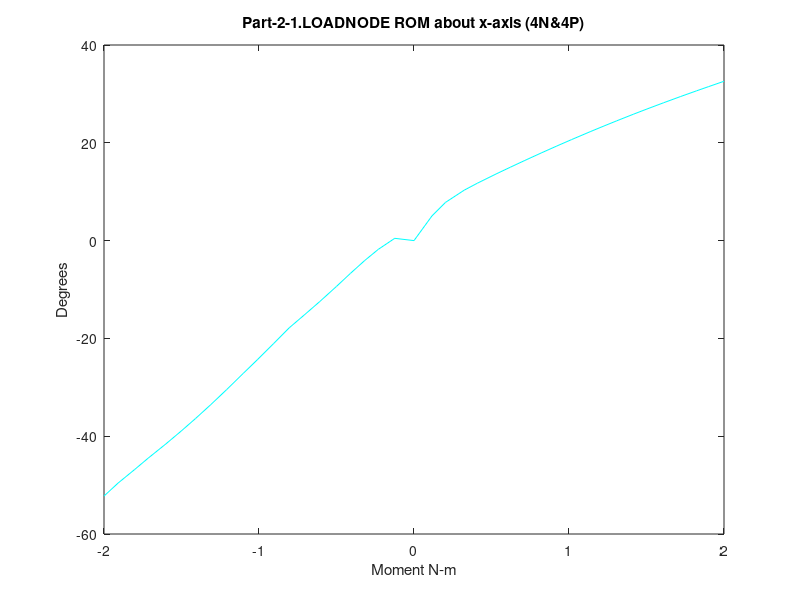

Recreate this plot in MATLAB. (Note: this script raises an error after producing the figure.)
%% Range of  motion for model4_APslide_NoTether
%% Part-2-1.LOADNODE
% extension (4N) data converted to degrees
ta=[2 2.0622 2.11523 2.15852 2.20492 2.25001 2.30364 2.35417 2.40231 2.45225 2.50547 2.55011 2.60474 2.65523 2.70472 2.7507 2.80007 2.85772 2.90074 2.95442 3];
ur1a=(180/pi)*(0.0525221+[-0.0525221 -0.0444131 -0.0838129 -0.123149 -0.169378 -0.216018 -0.269726 -0.318216 -0.363618 -0.419368 -0.477906 -0.525719 -0.584766 -0.637689 -0.687553 -0.732025 -0.777912 -0.829208 -0.869202 -0.917826 -0.964296 ]);
ur2a=(180/pi)*(0.00089585+[-0.00089585 0.0281175 0.0296708 0.0281913 0.0263392 0.0244655 0.0214618 0.0180628 0.0145265 0.0109397 0.00719127 0.00485292 0.00229888 0.00019592 -0.00224577 -0.00438859 -0.00615951 -0.0077957 -0.00908722 -0.00970257 -0.0112619 ]);
ur3a=(180/pi)*(-0.0159204+[0.0159204 0.0354641 0.038931 0.0397884 0.040604 0.0413561 0.0413529 0.0408052 0.0404514 0.0403235 0.0402685 0.0408958 0.0420736 0.0434765 0.0444602 0.045331 0.0463052 0.0481454 0.0495971 0.0515331 0.0526283 ]);

% flexion (4P) data converted to degrees
tb=[2 2.05816 2.10161 2.16188 2.20417 2.26497 2.3108 2.35767 2.41039 2.46048 2.50857 2.57039 2.61266 2.65395 2.70851 2.75122 2.8056 2.85917 2.91124 2.95071 3];
ur1b=(180/pi)*(0.0525221+[-0.0525221 0.0358731 0.0838473 0.127409 0.152215 0.185385 0.209455 0.233634 0.260269 0.284997 0.308134 0.337158 0.356483 0.375004 0.39888 0.417065 0.43965 0.461407 0.481957 0.497237 0.516139]);
ur2b=(180/pi)*(0.00089585+[-0.00089585 0.0332819 0.0377591 0.0385747 0.038983 0.0396495 0.0401212 0.0405385 0.0412506 0.0419628 0.0425588 0.043154 0.0435407 0.0439191 0.0444762 0.0449083 0.0454366 0.0459777 0.0464919 0.0468618 0.0473423]);
ur3b=(180/pi)*(-0.0159204+[0.0159204 0.0375739 0.0392518 0.0376537 0.0366216 0.0353229 0.0343628 0.0333753 0.0324004 0.0315029 0.0307506 0.0301655 0.0297731 0.0293686 0.0287609 0.0283322 0.0277944 0.0273622 0.026928 0.0266089 0.0262465]);

% lateral bending (5N) data converted to degrees
ta5=[2 2.05499 2.11058 2.15172 2.20834 2.25612 2.30683 2.35072 2.41079 2.45523 2.50106 2.56286 2.60735 2.66025 2.72359 2.75684 2.81029 2.87442 2.90649 2.98666 3];
ur1a5=(180/pi)*(0.0525221+[-0.0525221 -0.00865347 0.00219833 0.00134605 -0.00790113 -0.0193612 -0.0353576 -0.0510266 -0.0723298 -0.0864142 -0.0985525 -0.112223 -0.120433 -0.129542 -0.1398 -0.145083 -0.153352 -0.162861 -0.167507 -0.178749 -0.18057]);
ur2a5=(180/pi)*(0.00089585+[-0.00089585 -0.00171948 -0.0334919 -0.0555987 -0.0842711 -0.107633 -0.132122 -0.152775 -0.179494 -0.197173 -0.21328 -0.232574 -0.245045 -0.259 -0.274754 -0.282754 -0.295162 -0.309465 -0.316424 -0.333385 -0.336162]);
ur3a5=(180/pi)*(-0.0159204+[0.0159204 0.00875008 -0.0194972 -0.0381967 -0.0608282 -0.0777352 -0.0943524 -0.107847 -0.124804 -0.135378 -0.144628 -0.155494 -0.162464 -0.170245 -0.178969 -0.183385 -0.190061 -0.197512 -0.201076 -0.209505 -0.21087 ]);

% lateral bending (5P) data converted to degrees
tb5=[2 2.05816 2.1053 2.16112 2.20014 2.26066 2.3058 2.3555 2.40111 2.45779 2.5144 2.55097 2.6021 2.65706 2.70343 2.76727 2.80028 2.85535 2.90823 2.95284 3];
ur1b5=(180/pi)*(0.0525221+[-0.0525221 -0.00359012 0.00477857 0.000445718 -0.0082069 -0.0263352 -0.041738 -0.0586573 -0.0739877 -0.0915849 -0.106445 -0.114218 -0.123438 -0.132107 -0.139008 -0.148093 -0.152754 -0.160216 -0.167139 -0.172932 -0.178938]);
ur2b5=(180/pi)*(0.00089585+[-0.00089585 0.0634031 0.0963941 0.128284 0.149181 0.180239 0.202526 0.225789 0.246047 0.268315 0.28703 0.297432 0.310347 0.323298 0.333719 0.347404 0.354345 0.365618 0.376104 0.384702 0.393567 ]);
ur3b5=(180/pi)*(-0.0159204+[0.0159204 0.0642136 0.0930365 0.120038 0.13715 0.161798 0.178548 0.195432 0.209608 0.224229 0.236475 0.243201 0.251081 0.258864 0.264995 0.272803 0.2766 0.28254 0.287992 0.292438 0.296955]);

% axial roation (6N) data converted to degrees.
ta6=[2 2.05499 2.10192 2.15388 2.20807 2.25585 2.30786 2.36346 2.40295 2.45178 2.50023 2.56364 2.61714 2.65515 2.70515 2.75515 2.80515 2.85515 2.92702 2.96921 3];
ur1a6=(180/pi)*(0.0525221+[-0.0525221 -0.00671959 0.0109293 0.0253689 0.033499 0.0366984 0.0390046 0.0412937 0.0427671 0.0445907 0.0465704 0.0495097 0.0520588 0.053949 0.0565337 0.0593173 0.0622596 0.0652914 0.0699288 0.072807 0.0749379 ]);
ur2a6=(180/pi)*(0.00089585+[-0.00089585 0.00247062 -0.0172998 -0.0377214 -0.0539048 -0.0669252 -0.0803321 -0.0933674 -0.101865 -0.111603 -0.120466 -0.131325 -0.13987 -0.145604 -0.152735 -0.159414 -0.165613 -0.17141 -0.179201 -0.183476 -0.186473]);
ur3a6=(180/pi)*(-0.0159204+[0.0159204 0.00119272 -0.0292702 -0.0614841 -0.0870901 -0.106449 -0.125848 -0.144957 -0.157464 -0.172161 -0.18598 -0.20317 -0.217059 -0.226567 -0.238678 -0.250434 -0.261809 -0.272795 -0.288171 -0.297008 -0.303389 ]);

% axial rotation (6P) data converted to degrees
tb6=[2 2.05499 2.11058 2.16207 2.20435 2.25007 2.30324 2.36036 2.40263 2.45125 2.50837 2.56869 2.60135 2.66917 2.7073 2.76599 2.81551 2.85069 2.90069 2.95128 3];
ur1b6=(180/pi)*(0.0525221+[-0.0525221 -0.00380002 0.0163064 0.0272545 0.0320412 0.034476 0.0361801 0.0374508 0.0386166 0.0403115 0.0427734 0.0456797 0.0473258 0.0510085 0.053132 0.0565012 0.0593304 0.0613523 0.0643178 0.0674866 0.0707004 ]);
ur2b6=(180/pi)*(0.00089585+[-0.00089585 0.0553874 0.0878679 0.108176 0.122206 0.136104 0.151078 0.16651 0.17687 0.187712 0.199025 0.209847 0.21525 0.225622 0.231041 0.238641 0.244575 0.248584 0.25402 0.25935 0.264195]);
ur3b6=(180/pi)*(-0.0159204+[0.0159204 0.0675945 0.109449 0.140964 0.163684 0.185247 0.207613 0.228348 0.242413 0.257536 0.274059 0.290386 0.29873 0.31526 0.324172 0.337324 0.347969 0.355324 0.365533 0.375679 0.38524  ]);

%% Part-2-1.N-C4-EP
% extension (4N) data converted to degrees
tc=[2 2.0622 2.11523 2.15852 2.20492 2.25001 2.30364 2.35417 2.40231 2.45225 2.50547 2.55011 2.60474 2.65523 2.70472 2.7507 2.80007 2.85772 2.90074 2.95442 3 ];
ur1c=(180/pi)*(0.0602939+[-0.0602939 -0.0561754 -0.0877524 -0.120084 -0.159018 -0.198623 -0.245455 -0.287918 -0.327048 -0.376333 -0.428597 -0.471423 -0.524439 -0.572349 -0.617699 -0.658198 -0.700043 -0.746927 -0.783714 -0.82839 -0.871722]);
ur2c=(180/pi)*(0.000935298+[-0.000935298 0.0282657 0.0312199 0.031405 0.0311236 0.0304302 0.0287836 0.0266788 0.0245565 0.0225339 0.0203662 0.0192282 0.0179618 0.016942 0.0153793 0.0138368 0.0125797 0.0114878 0.0105364 0.0103184 0.00899868 ]);
ur3c=(180/pi)*(-0.0128683+[0.0128683 0.0321337 0.0361572 0.0377121 0.0390119 0.0398412 0.03997 0.0395314 0.0392759 0.0391157 0.0389561 0.0393777 0.0401707 0.0411699 0.0417266 0.0421533 0.0426151 0.0438233 0.0447422 0.0459558 0.0464374  ]);

% flexion (4P) data converted to degrees
td=[2 2.05816 2.10161 2.16188 2.20417 2.26497 2.3108 2.35767 2.41039 2.46048 2.50857 2.57039 2.61266 2.65395 2.70851 2.75122 2.8056 2.85917 2.91124 2.95071 3];
ur1d=(180/pi)*(0.0602939+[-0.0602939 0.00875401 0.0501384 0.0844482 0.102905 0.127239 0.144791 0.162494 0.181983 0.200113 0.217113 0.238388 0.252621 0.266299 0.283932 0.297379 0.314131 0.330266 0.345606 0.357061 0.371303]);
ur2d=(180/pi)*(0.000935298+[-0.000935298 0.0316729 0.0355253 0.0356811 0.0357456 0.0360001 0.0362097 0.0364053 0.0368822 0.0373832 0.0377821 0.0380963 0.0382974 0.0385115 0.0388879 0.03918 0.0395468 0.0399119 0.0402957 0.0405778 0.0409348]);
ur3d=(180/pi)*(-0.0128683+[0.0128683 0.0339017 0.0355695 0.0339839 0.0330291 0.0318948 0.0310985 0.0303161 0.0295983 0.0289444 0.0284303 0.028129 0.0279377 0.0277204 0.0273387 0.0270652 0.0266961 0.0263578 0.0260681 0.0258611 0.0256155 ]);

% lateral bending (5N) data converted to degrees
tc5=[2 2.05499 2.11058 2.15172 2.20834 2.25612 2.30683 2.35072 2.41079 2.45523 2.50106 2.56286 2.60735 2.66025 2.72359 2.75684 2.81029 2.87442 2.90649 2.98666 3];
ur1c5=(180/pi)*(0.0602939+[-0.0602939 -0.0274759 -0.015638 -0.0156472 -0.0233811 -0.0333222 -0.0473691 -0.0613793 -0.0806546 -0.0933957 -0.104311 -0.116294 -0.12333 -0.131051 -0.139621 -0.144068 -0.150983 -0.159082 -0.163097 -0.173044 -0.174685]);
ur2c5=(180/pi)*(0.000935298+[-0.000935298 0.00401992 -0.0211183 -0.0386611 -0.0612217 -0.0795365 -0.0989205 -0.1154 -0.136804 -0.150813 -0.163362 -0.178093 -0.187437 -0.197821 -0.209441 -0.215339 -0.224432 -0.234898 -0.24002 -0.252461 -0.254481]);
ur3c5=(180/pi)*(-0.0128683+[0.0128683 0.00971029 -0.0139265 -0.0295058 -0.0481083 -0.0618483 -0.0753827 -0.0865216 -0.100647 -0.109323 -0.116752 -0.125329 -0.130717 -0.136708 -0.143342 -0.146699 -0.151778 -0.157509 -0.160275 -0.166957 -0.16805]);

% lateral bending (5P) data converted to degrees
td5=[2 2.05816 2.1053 2.16112 2.20014 2.26066 2.3058 2.3555 2.40111 2.45779 2.5144 2.55097 2.6021 2.65706 2.70343 2.76727 2.80028 2.85535 2.90823 2.95284 3];
ur1d5=(180/pi)*(0.0602939+[-0.0602939 -0.0238587 -0.0160781 -0.0206221 -0.0291155 -0.0467729 -0.0617502 -0.0780843 -0.0927496 -0.109388 -0.123403 -0.130631 -0.138887 -0.14665 -0.152858 -0.161065 -0.165227 -0.171924 -0.17817 -0.183422 -0.188919]);
ur2d5=(180/pi)*(0.000935298+[-0.000935298 0.0555923 0.0825839 0.107827 0.124186 0.148441 0.165987 0.184353 0.200295 0.217422 0.231354 0.238877 0.247941 0.257055 0.264409 0.274094 0.279028 0.287084 0.294615 0.300807 0.307193]);
ur3d5=(180/pi)*(-0.0128683+[0.0128683 0.0558168 0.0804606 0.102912 0.116984 0.137344 0.151322 0.16545 0.177307 0.189195 0.198899 0.204085 0.209843 0.215583 0.220132 0.225964 0.228792 0.233215 0.237317 0.240706 0.244171]);

% axial rotation (6N) data converted to degrees
tc6=[2 2.05499 2.10192 2.15388 2.20807 2.25585 2.30786 2.36346 2.40295 2.45178 2.50023 2.56364 2.61714 2.65515 2.70515 2.75515 2.80515 2.85515 2.92702 2.96921 3 ];
ur1c6=(180/pi)*(0.0602939+[-0.0602939 -0.0260643 -0.0083103 0.00636527 0.0147692 0.0183363 0.0210778 0.0235383 0.0250937 0.0269145 0.0288773 0.0317006 0.0340667 0.0358202 0.0382091 0.040729 0.0433222 0.0459655 0.0500027 0.0524728 0.0543046]);
ur2c6=(180/pi)*(0.000935298+[-0.000935298 0.00671953 -0.00869953 -0.0246542 -0.0365466 -0.04605 -0.0558863 -0.065362 -0.0714705 -0.0784946 -0.0848465 -0.0926998 -0.0989626 -0.103171 -0.108409 -0.113351 -0.117964 -0.122278 -0.128109 -0.131344 -0.133642]);
ur3c6=(180/pi)*(-0.0128683+[0.0128683 0.0022898 -0.0240129 -0.0518403 -0.0730223 -0.088639 -0.104212 -0.119445 -0.129348 -0.140949 -0.151797 -0.165244 -0.176104 -0.183545 -0.193018 -0.202209 -0.211086 -0.219652 -0.231624 -0.238513 -0.243483]);

% axial rotation (6P) data converted to degrees
td6=[2 2.05499 2.11058 2.16207 2.20435 2.25007 2.30324 2.36036 2.40263 2.45125 2.50837 2.56869 2.60135 2.66917 2.7073 2.76599 2.81551 2.85069 2.90069 2.95128 3 ];
ur1d6=(180/pi)*(0.0602939+[-0.0602939 -0.0236981 -0.00410796 0.00667152 0.0115015 0.013938 0.0157 0.017003 0.0182273 0.0200636 0.0226854 0.0257545 0.0275289 0.0314609 0.0337536 0.0373688 0.0403751 0.0425042 0.0456013 0.0488638 0.052152 ]);
ur2d6=(180/pi)*(0.000935298+[-0.000935298 0.0495037 0.0764127 0.0918861 0.102151 0.112255 0.123037 0.134251 0.141713 0.149392 0.157303 0.164834 0.168566 0.175628 0.179294 0.1844 0.188387 0.19106 0.194715 0.198334 0.201606]);
ur3d6=(180/pi)*(-0.0128683+[0.0128683 0.0593159 0.0960572 0.122975 0.142063 0.159941 0.178223 0.194886 0.206102 0.218075 0.231108 0.243969 0.250504 0.263436 0.270393 0.280612 0.28888 0.294592 0.302546 0.31049 0.317978 ]);

%% part-2-1.N-C5-EP
% extension (4N) data converted to degrees
te=[2 2.0622 2.11523 2.15852 2.20492 2.25001 2.30364 2.35417 2.40231 2.45225 2.50547 2.55011 2.60474 2.65523 2.70472 2.7507 2.80007 2.85772 2.90074 2.95442 3];
ur1e=(180/pi)*(0.0401231+[-0.0401231 -0.0115988 -0.0281353 -0.0485942 -0.0741755 -0.100726 -0.132398 -0.161344 -0.187965 -0.20993 -0.228997 -0.242932 -0.258078 -0.27207 -0.285935 -0.299048 -0.312786 -0.32766 -0.337084 -0.348243 -0.355352 ]);
ur2e=(180/pi)*(0.00436052+[-0.00436052 0.0162453 0.0197171 0.0205384 0.0204635 0.019919 0.0185141 0.0168183 0.0150434 0.0138876 0.0127841 0.0124166 0.0122536 0.012278 0.0116265 0.0109445 0.0101891 0.01053 0.0104398 0.0103924 0.0100318 ]);
ur3e=(180/pi)*(-0.00581453+[0.00581453 0.0149986 0.0184804 0.0199184 0.0206813 0.0209888 0.0206339 0.0199719 0.0194678 0.0192971 0.0190767 0.0192645 0.0196276 0.0201804 0.0204027 0.0204973 0.0205118 0.0212866 0.0215796 0.0219507 0.0219463 ]);

% flexion (4P) data converted to degrees
tf=[2 2.05816 2.10161 2.16188 2.20417 2.26497 2.3108 2.35767 2.41039 2.46048 2.50857 2.57039 2.61266 2.65395 2.70851 2.75122 2.8056 2.85917 2.91124 2.95071 3];
ur1f=(180/pi)*(0.0401231+[-0.0401231 0.0106698 0.0401307 0.0639453 0.076271 0.0923535 0.103873 0.115405 0.128143 0.140112 0.151383 0.165449 0.174928 0.184105 0.19591 0.204894 0.216041 0.226726 0.236824 0.244302 0.253427 ]);
ur2f=(180/pi)*(0.00436052+[-0.00436052 0.0130875 0.0158174 0.0155767 0.0154605 0.0157596 0.0161704 0.0167065 0.0175862 0.0184251 0.0191126 0.0198382 0.0202993 0.0207315 0.0213274 0.0217644 0.0222908 0.0227855 0.0232764 0.0236292 0.0240488 ]);
ur3f=(180/pi)*(-0.00581453+[0.00581453 0.0121362 0.0126698 0.0106446 0.00948075 0.00815045 0.00736194 0.00670463 0.00618201 0.00569287 0.00534089 0.00513151 0.00500043 0.00488436 0.0047248 0.00461554 0.0044483 0.00430236 0.00419404 0.00411625 0.00402348]);

% lateral bending (5N) data converted to degrees
te5=[2 2.05499 2.11058 2.15172 2.20834 2.25612 2.30683 2.35072 2.41079 2.45523 2.50106 2.56286 2.60735 2.66025 2.72359 2.75684 2.81029 2.87442 2.90649 2.98666 3];
ur1e5=(180/pi)*(0.0401231+[-0.0401231 0.000995813 0.00980528 0.00754326 -0.00150727 -0.0116351 -0.0253325 -0.0385963 -0.0566998 -0.0683209 -0.0781512 -0.0889223 -0.0950298 -0.101574 -0.108687 -0.112331 -0.117935 -0.124418 -0.127657 -0.135665 -0.136986]);
ur2e5=(180/pi)*(0.00436052+[-0.00436052 0.000783042 -0.0143409 -0.025394 -0.040699 -0.0539815 -0.0686194 -0.0812789 -0.0976901 -0.108155 -0.117211 -0.127563 -0.133885 -0.14077 -0.148332 -0.152135 -0.157925 -0.164477 -0.167639 -0.175222 -0.176439]);
ur3e5=(180/pi)*(-0.00581453+[0.00581453 0.00197504 -0.0117208 -0.0208782 -0.0324462 -0.0414461 -0.0508051 -0.0588508 -0.0692285 -0.0753776 -0.0803795 -0.0859136 -0.0891506 -0.092659 -0.0964608 -0.0983747 -0.101234 -0.10442 -0.105949 -0.109666 -0.11028]);

% lateral bending (5P) data converted to degrees
tf5=[2 2.05816 2.1053 2.16112 2.20014 2.26066 2.3058 2.3555 2.40111 2.45779 2.5144 2.55097 2.6021 2.65706 2.70343 2.76727 2.80028 2.85535 2.90823 2.95284 3];
ur1f5=(180/pi)*(0.0401231+[-0.0401231 -0.0029296 -0.00226793 -0.00935228 -0.0181226 -0.0353173 -0.049511 -0.0648749 -0.0785522 -0.0940713 -0.106805 -0.11323 -0.120394 -0.127134 -0.132576 -0.139824 -0.143516 -0.149604 -0.155384 -0.160249 -0.165271]);
ur2f5=(180/pi)*(0.00436052+[-0.00436052 0.0288071 0.0452352 0.0623074 0.0741074 0.0922223 0.105573 0.119602 0.131727 0.144403 0.154189 0.15922 0.16498 0.170713 0.175297 0.181238 0.18424 0.189109 0.193691 0.197449 0.201306]);
ur3f5=(180/pi)*(-0.00581453+[0.00581453 0.025261 0.0394006 0.0541819 0.0642707 0.0795211 0.0902147 0.101078 0.110158 0.118915 0.125672 0.129054 0.132428 0.135717 0.138282 0.141588 0.143209 0.145769 0.148141 0.150137 0.152199 ]);

% axial rotation (6N) data converted to degrees
te6=[2 2.05499 2.10192 2.15388 2.20807 2.25585 2.30786 2.36346 2.40295 2.45178 2.50023 2.56364 2.61714 2.65515 2.70515 2.75515 2.80515 2.85515 2.92702 2.96921 3 ];
ur1e6=(180/pi)*(0.0401231+[-0.0401231 0.00188271 0.0142677 0.0193917 0.0213479 0.0226932 0.0242796 0.0261139 0.0273061 0.0287375 0.0303572 0.0326702 0.0346255 0.0360655 0.0380407 0.0401557 0.0423432 0.0446161 0.0481103 0.050223 0.0517825]);
ur2e6=(180/pi)*(0.00436052+[-0.00436052 0.00310473 -0.00444164 -0.0129109 -0.0202134 -0.0264535 -0.0328586 -0.0388673 -0.0428649 -0.0475095 -0.0516928 -0.0568375 -0.0608957 -0.0635777 -0.0669047 -0.0700439 -0.0729692 -0.0756866 -0.0793316 -0.0812815 -0.0826374]);
ur3e6=(180/pi)*(-0.00581453+[0.00581453 -0.00383107 -0.0199093 -0.0359274 -0.0482508 -0.0579672 -0.0678332 -0.0774336 -0.0837279 -0.0911385 -0.0980255 -0.106544 -0.113379 -0.118017 -0.123895 -0.129573 -0.135033 -0.140302 -0.147656 -0.151835 -0.154832]);

% axial rotation (6P) data converted to degrees
tf6=[2 2.05499 2.11058 2.16207 2.20435 2.25007 2.30324 2.36036 2.40263 2.45125 2.50837 2.56869 2.60135 2.66917 2.7073 2.76599 2.81551 2.85069 2.90069 2.95128 3];
ur1f6=(180/pi)*(0.0401231+[-0.0401231 -0.00215675 0.00670242 0.0126065 0.0159805 0.0179401 0.0192266 0.0199903 0.0208015 0.0221194 0.0241359 0.0264415 0.0278191 0.0309727 0.0328958 0.0360309 0.0386705 0.0405752 0.0433587 0.0462493 0.0491389 ]);
ur2f6=(180/pi)*(0.00436052+[-0.00436052 0.0240542 0.0383981 0.0469368 0.0529908 0.0592001 0.0661257 0.073624 0.078504 0.0833558 0.0881772 0.0926405 0.0948194 0.0988637 0.100937 0.103777 0.105959 0.107396 0.109317 0.111176 0.112799 ]);
ur3f6=(180/pi)*(-0.00581453+[0.00581453 0.0281993 0.0505112 0.0687668 0.0823411 0.0950463 0.108039 0.119547 0.127138 0.135063 0.14356 0.151801 0.155935 0.164053 0.168408 0.174773 0.17989 0.183411 0.188306 0.193161 0.197699 ]);

%% part-2-1.N-C6-EP
% extension (4N) data converted to degrees
tg=[2 2.0622 2.11523 2.15852 2.20492 2.25001 2.30364 2.35417 2.40231 2.45225 2.50547 2.55011 2.60474 2.65523 2.70472 2.7507 2.80007 2.85772 2.90074 2.95442 3 ];
ur1g=(180/pi)*(0.0222029+[-0.0222029 0.00899855 0.00478889 -0.00456181 -0.0175376 -0.0310928 -0.0471581 -0.0620163 -0.0770266 -0.090077 -0.101362 -0.109537 -0.118441 -0.126579 -0.13465 -0.142402 -0.150341 -0.159023 -0.164168 -0.170041 -0.173534]);
ur2g=(180/pi)*(0.00288676+[-0.00288676 0.00754037 0.00889115 0.00962679 0.0103202 0.0110292 0.011469 0.0119841 0.0128521 0.013853 0.0144552 0.0149902 0.0157768 0.0163224 0.0166797 0.0170025 0.0173215 0.0180122 0.0182005 0.0183594 0.0182061 ]);
ur3g=(180/pi)*(-0.00149113+[0.00149113 0.00396245 0.00547886 0.00673227 0.00805561 0.00919319 0.0100603 0.0107951 0.0118107 0.0127487 0.0133137 0.0137685 0.0143643 0.0148738 0.0152785 0.0155813 0.0157966 0.0161893 0.0162622 0.0163127 0.0161725 ]);

% flexion (4P) data converted to degrees
tf=[2 2.05816 2.10161 2.16188 2.20417 2.26497 2.3108 2.35767 2.41039 2.46048 2.50857 2.57039 2.61266 2.65395 2.70851 2.75122 2.8056 2.85917 2.91124 2.95071 3];
ur1h=(180/pi)*(0.0222029+[-0.0222029 0.00844163 0.0201591 0.0321901 0.0382963 0.0462573 0.0519837 0.0577573 0.0640512 0.0699429 0.0755063 0.0824327 0.0870953 0.0916163 0.0974155 0.101832 0.107316 0.112573 0.117528 0.121195 0.125655]);
ur2h=(180/pi)*(0.00288676+[-0.00288676 0.00716304 0.00865546 0.00886976 0.0089089 0.00889193 0.00891712 0.00907576 0.00953227 0.00996834 0.010356 0.0107735 0.011037 0.0112802 0.0115688 0.0117772 0.0120205 0.012249 0.0124927 0.0126657 0.0128702]);
ur3h=(180/pi)*(-0.00149113+[0.00149113 0.00385883 0.00387655 0.00267816 0.00201043 0.00121417 0.000728812 0.000359725 0.000154919 4.74162E-006 -0.000108164 -0.00020609 -0.000269393 -0.000321177 -0.000434015 -0.000513718 -0.000619368 -0.000717828 -0.000782386 -0.000833458 -0.000900773]);

% lateral bending (5N) data converted to degrees
tg5=[2 2.05499 2.11058 2.15172 2.20834 2.25612 2.30683 2.35072 2.41079 2.45523 2.50106 2.56286 2.60735 2.66025 2.72359 2.75684 2.81029 2.87442 2.90649 2.98666 3];
ur1g5=(180/pi)*(0.0222029+[-0.0222029 0.00934556 0.0153204 0.0157216 0.0133852 0.00842345 0.00069377 -0.0067782 -0.0171559 -0.0238704 -0.0288219 -0.0342725 -0.0375635 -0.0410452 -0.0447923 -0.0467602 -0.0498807 -0.053633 -0.0555256 -0.0603304 -0.061131]);
ur2g5=(180/pi)*(0.00288676+[-0.00288676 0.00301125 -0.00294155 -0.00824165 -0.0154945 -0.0226471 -0.0311399 -0.0384312 -0.0478938 -0.0539022 -0.0586229 -0.0640407 -0.0675472 -0.0713281 -0.0754311 -0.0775032 -0.0806986 -0.0843763 -0.0861552 -0.0904493 -0.0911388]);
ur3g5=(180/pi)*(-0.00149113+[0.00149113 0.000342907 -0.00541871 -0.00969344 -0.0146888 -0.0188675 -0.0233515 -0.0271998 -0.0322676 -0.0352725 -0.037321 -0.0396675 -0.0412242 -0.04289 -0.0446382 -0.0455118 -0.0468274 -0.048289 -0.0489846 -0.0507138 -0.0510045]);

% lateral bending (5P) data converted to degrees
th5=[2 2.05816 2.1053 2.16112 2.20014 2.26066 2.3058 2.3555 2.40111 2.45779 2.5144 2.55097 2.6021 2.65706 2.70343 2.76727 2.80028 2.85535 2.90823 2.95284 3];
ur1h5=(180/pi)*(0.0222029+[-0.0222029 0.00929983 0.0110532 0.00818511 0.00344478 -0.00782206 -0.0175149 -0.0278217 -0.0368249 -0.0464376 -0.0535404 -0.0568213 -0.06101 -0.0650409 -0.0682814 -0.0725843 -0.0747862 -0.0785401 -0.0821579 -0.0851949 -0.0883043]);
ur2h5=(180/pi)*(0.00288676+[-0.00288676 0.0112283 0.0199771 0.0295287 0.0362639 0.0476858 0.0564575 0.0655325 0.0732411 0.0809584 0.0863686 0.0888892 0.0921191 0.0952992 0.0978075 0.100963 0.102538 0.105114 0.107551 0.109538 0.111575 ]);
ur3h5=(180/pi)*(-0.00149113+[0.00149113 0.00709441 0.014129 0.0218039 0.0271822 0.0362962 0.0429143 0.04938 0.0546614 0.059312 0.0625227 0.0639083 0.065649 0.0673179 0.0685889 0.0701819 0.0709495 0.0721963 0.0733455 0.0742977 0.0752725]);

% axial rotation (6N) data converted to degrees
tg6=[2 2.05499 2.10192 2.15388 2.20807 2.25585 2.30786 2.36346 2.40295 2.45178 2.50023 2.56364 2.61714 2.65515 2.70515 2.75515 2.80515 2.85515 2.92702 2.96921 3 ];
ur1g6=(180/pi)*(0.0222029+[-0.0222029 0.0103727 0.0156069 0.0170298 0.0178335 0.0184463 0.0190803 0.0197522 0.0203015 0.020994 0.0217294 0.0229781 0.0241742 0.0250713 0.026285 0.0275295 0.0288041 0.0301264 0.0321835 0.0334352 0.0343552]);
ur2g6=(180/pi)*(0.00288676+[-0.00288676 0.00401221 0.000534133 -0.00462019 -0.00875518 -0.0122286 -0.0158758 -0.0193391 -0.0215628 -0.0240798 -0.0262906 -0.0290139 -0.0310789 -0.0324209 -0.0340464 -0.0355477 -0.0369585 -0.038286 -0.040112 -0.0410973 -0.0417765]);
ur3g6=(180/pi)*(-0.00149113+[0.00149113 -0.0030184 -0.00930605 -0.0163704 -0.0221285 -0.0267917 -0.0316789 -0.0365485 -0.0398026 -0.0436343 -0.047205 -0.0516447 -0.0551738 -0.0575613 -0.0605291 -0.063363 -0.0660954 -0.0687521 -0.0725038 -0.0746255 -0.0761437 ]);

% axial rotation (6P) data converted to degrees
th6=[2 2.05499 2.11058 2.16207 2.20435 2.25007 2.30324 2.36036 2.40263 2.45125 2.50837 2.56869 2.60135 2.66917 2.7073 2.76599 2.81551 2.85069 2.90069 2.95128 3];
ur1h6=(180/pi)*(0.0222029+[-0.0222029 0.00792144 0.0130032 0.0142406 0.0145584 0.0146326 0.0145525 0.0148068 0.0152029 0.0158267 0.0168575 0.0181763 0.0189918 0.0208821 0.0220131 0.0238361 0.0254164 0.0265583 0.0282207 0.0299186 0.0316129 ]);
ur2h6=(180/pi)*(0.00288676+[-0.00288676 0.00956136 0.0168842 0.0223433 0.0262494 0.0301827 0.0344753 0.0388813 0.0417455 0.0446064 0.0474109 0.0499503 0.051197 0.0535442 0.0547424 0.0563577 0.0575655 0.0583476 0.0593769 0.0604012 0.0612835]);
ur3h6=(180/pi)*(-0.00149113+[0.00149113 0.00952234 0.0204916 0.0296365 0.0360742 0.0425599 0.0493392 0.0555411 0.0596608 0.0639698 0.0685117 0.0728719 0.0750607 0.0793956 0.0817192 0.085087 0.0877793 0.0896239 0.0921795 0.0947496 0.0971326 ]);


%% part-2-1.N-C7-EP
% flexion (4N) data converted to degrees
ti=[2 2.0622 2.11523 2.15852 2.20492 2.25001 2.30364 2.35417 2.40231 2.45225 2.50547 2.55011 2.60474 2.65523 2.70472 2.7507 2.80007 2.85772 2.90074 2.95442 3 ];
ur1i=(180/pi)*(3.9419E-005+[-3.9419E-005 6.95189E-005 7.63609E-005 6.85301E-005 5.32206E-005 3.28584E-005 -5.31089E-007 -3.40226E-005 -6.67285E-005 -9.17917E-005 -0.000113983 -0.000130509 -0.00014765 -0.000165987 -0.000186168 -0.000207977 -0.000234361 -0.000268005 -0.000289987 -0.000318366 -0.000335375 ]);
ur2i=(180/pi)*(2.1379E-005+[-2.1379E-005 1.63876E-007 4.02123E-006 5.09603E-006 5.63598E-006 5.94671E-006 7.58902E-006 8.33978E-006 9.10538E-006 1.06543E-005 1.1249E-005 1.11813E-005 1.09682E-005 1.09624E-005 1.06468E-005 1.00246E-005 8.77017E-006 7.44455E-006 6.28621E-006 4.50507E-006 3.59467E-006 ]);
ur3i=(180/pi)*(-2.90968E-006+[2.90968E-006 6.29776E-007 -4.47417E-008 -7.82625E-007 -2.02867E-006 -3.30347E-006 -5.85302E-006 -8.79856E-006 -1.21492E-005 -1.6486E-005 -2.10041E-005 -2.43325E-005 -2.85611E-005 -3.21519E-005 -3.55553E-005 -3.82999E-005 -4.05796E-005 -4.30866E-005 -4.45593E-005 -4.53747E-005 -4.72262E-005 ]);

% extension (4P) data converted to degrees
th=[2 2.05816 2.10161 2.16188 2.20417 2.26497 2.3108 2.35767 2.41039 2.46048 2.50857 2.57039 2.61266 2.65395 2.70851 2.75122 2.8056 2.85917 2.91124 2.95071 3];
ur1j=(180/pi)*(3.9419E-005+[-3.9419E-005 3.16803E-005 6.25663E-005 0.000122729 0.00015567 0.000198837 0.000231035 0.000264044 0.00030174 0.000338085 0.000373791 0.000420189 0.000452073 0.00048357 0.000526092 0.000559576 0.000602636 0.000645571 0.000687885 0.00072017 0.000760576]);
ur2j=(180/pi)*(2.1379E-005+[-2.1379E-005 -2.86351E-006 1.95896E-006 4.22198E-006 4.94796E-006 5.77875E-006 6.50327E-006 7.17285E-006 7.88355E-006 8.70052E-006 9.63023E-006 1.08072E-005 1.15468E-005 1.22341E-005 1.31285E-005 1.3876E-005 1.48429E-005 1.58092E-005 1.67972E-005 1.757E-005 1.85377E-005]);
ur3j=(180/pi)*(-2.90968E-006+[2.90968E-006 3.15027E-006 2.17628E-006 -3.24826E-006 -6.55494E-006 -1.10511E-005 -1.4306E-005 -1.75806E-005 -2.13526E-005 -2.49498E-005 -2.84209E-005 -3.27257E-005 -3.56833E-005 -3.86113E-005 -4.26628E-005 -4.58426E-005 -4.99327E-005 -5.40246E-005 -5.80364E-005 -6.10706E-005 -6.48788E-005 ]);

% lateral bending (5N) data converted to degrees
ti5=[2 2.05499 2.11058 2.15172 2.20834 2.25612 2.30683 2.35072 2.41079 2.45523 2.50106 2.56286 2.60735 2.66025 2.72359 2.75684 2.81029 2.87442 2.90649 2.98666 3];
ur1i5=(180/pi)*(3.9419E-005+[-3.9419E-005 5.22425E-005 7.51283E-005 8.96707E-005 9.96863E-005 0.000106009 0.000110807 0.000110284 0.00010377 9.3893E-005 8.2785E-005 6.77027E-005 5.73168E-005 4.49614E-005 3.04189E-005 2.24114E-005 8.67314E-006 -8.79641E-006 -1.7943E-005 -4.22976E-005 -4.66098E-005]);
ur2i5=(180/pi)*(2.1379E-005+[-2.1379E-005 -3.3928E-006 -8.09278E-006 -1.94369E-005 -3.47381E-005 -4.80896E-005 -6.36837E-005 -7.8016E-005 -9.85122E-005 -0.000114792 -0.000131876 -0.000154779 -0.000171329 -0.000191014 -0.00021434 -0.000226667 -0.000246481 -0.000270305 -0.000282227 -0.000312045 -0.00031706 ]);
ur3i5=(180/pi)*(-2.90968E-006+[2.90968E-006 5.2972E-006 3.69755E-006 1.45721E-006 9.62275E-007 1.69872E-006 4.2632E-006 7.89392E-006 1.41745E-005 1.9695E-005 2.57616E-005 3.41739E-005 4.03691E-005 4.80791E-005 5.78781E-005 6.33197E-005 7.24135E-005 8.3839E-005 8.97666E-005 0.000105088 0.000107725]);

% lateral bending (5P) data converted to degrees
tj5=[2 2.05816 2.1053 2.16112 2.20014 2.26066 2.3058 2.3555 2.40111 2.45779 2.5144 2.55097 2.6021 2.65706 2.70343 2.76727 2.80028 2.85535 2.90823 2.95284 3];
ur1j5=(180/pi)*(3.9419E-005+[-3.9419E-005 5.39352E-005 6.88998E-005 7.88909E-005 8.15244E-005 8.00089E-005 7.28263E-005 6.09244E-005 4.80359E-005 3.0503E-005 9.06175E-006 -3.46588E-006 -2.07686E-005 -3.81961E-005 -5.32924E-005 -7.47467E-005 -8.60987E-005 -0.000105958 -0.000125781 -0.000142985 -0.000161876]);
ur2j5=(180/pi)*(2.1379E-005+[-2.1379E-005 -2.49216E-007 1.35051E-005 2.91244E-005 3.9922E-005 5.7434E-005 7.16057E-005 8.84834E-005 0.00010471 0.00012549 0.000146893 0.00015998 0.000178406 0.000197997 0.000214697 0.000237624 0.000249431 0.000269203 0.00028831 0.000304542 0.00032176 ]);
ur3j5=(180/pi)*(-2.90968E-006+[2.90968E-006 -1.22063E-006 7.05806E-007 1.47319E-006 7.21844E-007 -2.43226E-006 -5.65214E-006 -1.01961E-005 -1.52026E-005 -2.2275E-005 -2.83628E-005 -3.19153E-005 -3.69758E-005 -4.26496E-005 -4.76911E-005 -5.50819E-005 -5.91856E-005 -6.61552E-005 -7.31242E-005 -7.93595E-005 -8.61214E-005 ]);


% axial rotation (6N) data converted to degrees
tj6=[2 2.05499 2.10192 2.15388 2.20807 2.25585 2.30786 2.36346 2.40295 2.45178 2.50023 2.56364 2.61714 2.65515 2.70515 2.75515 2.80515 2.85515 2.92702 2.96921 3];
ur1j6=(180/pi)*(3.9419E-005+[-3.9419E-005 4.62756E-005 5.86782E-005 6.28243E-005 6.95359E-005 7.62703E-005 8.42328E-005 9.40026E-005 0.000101813 0.000112041 0.000122256 0.000136658 0.000149774 0.000159404 0.000172509 0.000185826 0.000199428 0.000213291 0.000233573 0.000245786 0.000254834  ]);
ur2j6=(180/pi)*(2.1379E-005+[-2.1379E-005 1.90048E-005 3.57423E-005 4.70008E-005 5.6781E-005 6.49194E-005 7.30761E-005 8.08544E-005 8.64283E-005 9.28392E-005 9.91149E-005 0.000107343 0.000113972 0.000118667 0.000124763 0.000130839 0.000136842 0.000142837 0.000151555 0.000156766 0.00016056]);
ur3j6=(180/pi)*(-2.90968E-006+[2.90968E-006 -4.90365E-005 -9.67088E-005 -0.00015059 -0.000207058 -0.000256185 -0.000309372 -0.000366356 -0.000406923 -0.000457168 -0.000506993 -0.000571967 -0.000626749 -0.000665642 -0.000716818 -0.000767963 -0.000819094 -0.00087018 -0.000943438 -0.00098637 -0.0010177]);

% axial rotation (6P) data converted to degrees
ti6=[2 2.05499 2.11058 2.16207 2.20435 2.25007 2.30324 2.36036 2.40263 2.45125 2.50837 2.56869 2.60135 2.66917 2.7073 2.76599 2.81551 2.85069 2.90069 2.95128 3 ];
ur1i6=(180/pi)*(3.9419E-005+[-3.9419E-005 5.25345E-005 6.62167E-005 7.44152E-005 8.29685E-005 9.27165E-005 0.000104264 0.000119146 0.000130917 0.000144942 0.000162578 0.000182042 0.000192963 0.000216482 0.000230106 0.000251581 0.000270136 0.000283478 0.000302553 0.000321952 0.000341048 ]);
ur2i6=(180/pi)*(2.1379E-005+[-2.1379E-005 -2.42475E-005 -3.2855E-005 -4.2209E-005 -4.9838E-005 -5.72291E-005 -6.53021E-005 -7.29747E-005 -7.79925E-005 -8.34742E-005 -8.99253E-005 -9.65505E-005 -0.000100007 -0.000107231 -0.000111148 -0.000117122 -0.000122108 -0.000125641 -0.000130661 -0.000135752 -0.000140647]);
ur3i6=(180/pi)*(-2.90968E-006+[2.90968E-006 5.29599E-005 0.000110226 0.000162614 0.000205166 0.000250652 0.000303561 0.000359506 0.000400772 0.000448117 0.000503356 0.000561529 0.000592967 0.000657811 0.000694176 0.000750044 0.000797077 0.000830416 0.000877611 0.00092501 0.000970492 ]);
%% join ROM data
% LOADNODE
% (4N&4P)
u1a=[flip(ur1a(2:21)),ur1b];
u2a=[flip(ur2a(2:21)),ur2b];
u3a=[flip(ur3a(2:21)),ur3b];
t1=[2*(-1*flip(ta(2:21))+2),(tb-2)*2];

%(5N&5P)
t2=[2*(-1*flip(ta5(2:21))+2),(tb5-2)*2];
u1a5=[flip(ur1a5(2:21)),ur1b5];
u2a5=[flip(ur2a5(2:21)),ur2b5];
u3a5=[flip(ur3a5(2:21)),ur3b5];

%(6N&6P)
tab6=[2*(-1*flip(ta6(2:21))+2),(tb6-2)*2];
u1a6=[flip(ur1a6(2:21)),ur1b6];
u2a6=[flip(ur2a6(2:21)),ur2b6];
u3a6=[flip(ur3a6(2:21)),ur3b6];

% C4
% (4N&4P)
u1z=[flip(ur1c(2:21)),ur1d];
u2z=[flip(ur2c(2:21)),ur2d];
u3z=[flip(ur3c(2:21)),ur3d];
t3=[2*(-1*flip(tc(2:21))+2),(td-2)*2];

%(5N&5P)
t4=[2*(-1*flip(tc5(2:21))+2),(td5-2)*2];
u1z5=[flip(ur1c5(2:21)),ur1d5];
u2z5=[flip(ur2c5(2:21)),ur2d5];
u3z5=[flip(ur3c5(2:21)),ur3d5];


% 6N & 6P
t20=[2*(-1*flip(tc6(2:21))+2),(td6-2)*2];
u1c6=[flip(ur1c6(2:21)),ur1d6];
u2c6=[flip(ur2c6(2:21)),ur2d6];
u3c6=[flip(ur3c6(2:21)),ur3d6];


% C5
% (4N&4P)
u1y=[flip(ur1e(2:21)),ur1f];
u2y=[flip(ur2e(2:21)),ur2f];
u3y=[flip(ur3e(2:21)),ur3f];
t5=[2*(-1*flip(te(2:21))+2),(tf-2)*2];


%(5N&5P)
t6=[2*(-1*flip(te5(2:21))+2),(tf5-2)*2];
u1y5=[flip(ur1e5(2:21)),ur1f5];
u2y5=[flip(ur2e5(2:21)),ur2f5];
u3y5=[flip(ur3e5(2:21)),ur3f5];

%(6N&6P)
t21=[2*(-1*flip(te6(2:21))+2),(tf6-2)*2];
u1e6=[flip(ur1e6(2:21)),ur1f6];
u2e6=[flip(ur2e6(2:21)),ur2f6];
u3e6=[flip(ur3e6(2:21)),ur3f6];

% C6
% (4N&4P)
u1x=[flip(ur1g(2:21)),ur1h];
u2x=[flip(ur2g(2:21)),ur2h];
u3x=[flip(ur3g(2:21)),ur3h];
t7=[2*(-1*flip(tg(2:21))+2),(tf-2)*2];

%(5N&5P)
t8=[2*(-1*flip(tg5(2:21))+2),(th5-2)*2];
u1x5=[flip(ur1g5(2:21)),ur1h5];
u2x5=[flip(ur2g5(2:21)),ur2h5];
u3x5=[flip(ur3g5(2:21)),ur3h5];

% 6N & 6P
t22=[2*(-1*flip(tg6(2:21))+2),(th6-2)*2];
u1g6=[flip(ur1g6(2:21)),ur1h6];
u2g6=[flip(ur2g6(2:21)),ur2h6];
u3g6=[flip(ur3g6(2:21)),ur3h6];


% C7
% (4N&4P)
u1w=[flip(ur1i(2:21)),ur1j];
u2w=[flip(ur2i(2:21)),ur2j];
u3w=[flip(ur3i(2:21)),ur3j];
t9=[2*(-1*flip(ti(2:21))+2),(th-2)*2];

%(5N&5P)
t10=[2*(-1*flip(ti5(1:20))+2),(tj5-2)*2];
u1w5=[flip(ur1g5(2:21)),ur1h5];
u2w5=[flip(ur2g5(2:21)),ur2h5];
u3w5=[flip(ur3g5(2:21)),ur3h5];

% 6N & 6P
t23=[2*(-1*flip(tj6(2:21))+2),(ti6-2)*2];
u1i6=[flip(ur1j6(2:21)),ur1i6];
u2i6=[flip(ur2j6(2:21)),ur2i6];
u3i6=[flip(ur3j6(2:21)),ur3i6];



%% plot ROM data

figure(1)
e=plot(t1,u1a,'c');
title('Part-2-1.LOADNODE ROM about x-axis (4N&4P)')
xlabel('Moment N-m')
ylabel('Degrees')
legend([c,e],'intact','model 4')
hold on

figure(2)
e=plot(t1,u2a,'c');
title('Part-2-1.LOADNODE ROM about y-axis (4N&4P)')
xlabel('Moment N-m')
ylabel('Degrees')
legend([c,e],'intact','model 4')
hold on

figure(3)
e=plot(t1,u3a,'c');
title('Part-2-1.LOADNODE ROM about z-axis (4N&4P)')
xlabel('Moment N-m')
ylabel('Degrees')
legend([c,e],'intact','model 4')
hold on

figure(4)
e=plot(t2,u1a5,'c');
title('Part-2-1.LOADNODE ROM about x-axis (5N&5P)')
xlabel('Moment N-m')
ylabel('Degrees')
legend([c,e],'intact','model 4')
hold on

figure(5)
e=plot(t2,u2a5,'c');
title('Part-2-1.LOADNODE ROM about y-axis (5N&5P)')
xlabel('Moment N-m')
ylabel('Degrees')
legend([c,e],'intact','model 4')
hold on

figure(6)
e=plot(t2,u3a5,'c');
title('Part-2-1.LOADNODE ROM about z-axis (4N&4P)')
xlabel('Moment N-m')
ylabel('Degrees')
legend([c,e],'intact','model 4')
hold on

figure(7)
e=plot(tab6,u1a6,'c');
title('Part-2-1.LOADNODE ROM about x-axis (6N&6P)')
xlabel('Moment N-m')
ylabel('degrees')
legend([c,e],'intact','model 4')
hold on

figure(8)
e=plot(tab6,u2a6,'c');
title('Part-2-1.LOADNODE ROM about y-axis (6N&6P)')
xlabel('Moment N-m')
ylabel('degrees')
legend([c,e],'intact','model 4')
hold on

figure(9)
e=plot(tab6,u3a6,'c');
title('Part-2-1.LOADNODE ROM about z-axis (6N&6P)')
xlabel('Moment N-m')
ylabel('degrees')
legend([c,e],'intact','model 4')
hold on

figure(10)
e=plot(t3,u1z,'c');
title('Part-2-1.N-C4-EP ROM about x-axis (4N&4P)')
xlabel('Moment N-m')
ylabel('Degrees')
legend([c,e],'intact','model 4')
hold on


figure(11)
e=plot(t3,u2z,'c');
title('Part-2-1.N-C4-EP ROM about y-axis (4N&4P)')
xlabel('Moment N-m')
ylabel('Degrees')
legend([c,e],'intact','model 4')
 hold on

figure(12)
e=plot(t3,u3z,'c');
title('Part-2-1.N-C4-EP ROM about z-axis (4N&4P)')
xlabel('Moment N-m')
ylabel('Degrees')
legend([c,e],'intact','model 4')
hold on

figure(13)
e=plot(t4,u1z5,'c');
title('Part-2-1.N-C4-EP ROM about x-axis (5N&5P)')
xlabel('Moment N-m')
ylabel('Degrees')
legend([c,e],'intact','model 4')
hold on

figure(14)
e=plot(t4,u2z5,'c');
title('Part-2-1.N-C4-EP ROM about y-axis (5N&5P)')
xlabel('Moment N-m')
ylabel('Degrees')
legend([c,e],'intact','model 4')
hold on

figure(15)
e=plot(t4,u3z5,'c');
title('Part-2-1.N-C4-EP ROM about z-axis (5N&5P)')
xlabel('Moment N-m')
ylabel('Degrees')
legend([c,e],'intact','model 4')
hold on


figure(16)
e=plot(t20,u1c6,'c');
title('Part-2-1.N-C4-EP ROM about x axis (6N&6P)')
xlabel('Moment N-m')
ylabel('Degrees')
legend([c,e],'intact','model 4')
hold on

figure(17)
e=plot(t20,u2c6,'c');
title('Part-2-1.N-C4-EP ROM about y axis (6N&6P)')
xlabel('Moment N-m')
ylabel('Degrees')
legend([c,e],'intact','model 4')
hold on

figure(18)
e=plot(t20,u3c6,'c');
title('Part-2-1.N-C4-EP ROM about z axis (6N&6P)')
xlabel('Moment N-m')
ylabel('Degrees')
legend([c,e],'intact','model 4')
hold on

figure(19)
e=plot(t5,u1y,'c');
title('Part-2-1.N-C5-EP ROM about x-axis (4N&4P)')
xlabel('Moment N-m')
ylabel('Degrees')
legend([c,e],'intact','model 4')
hold on

figure(20)
e=plot(t5,u2y,'c');
title('Part-2-1.N-C4-EP ROM about y-axis (4N&4P)')
xlabel('Moment N-m')
ylabel('Degrees')
legend([c,e],'intact','model 4')
hold on

figure(21)
e=plot(t5,u3y,'c');
title('Part-2-1.N-C4-EP ROM about z-axis (4N&4P)')
xlabel('Moment N-m')
ylabel('Degrees')
legend([c,e],'intact','model 4')
hold on

figure(22)
e=plot(t6,u1y5,'c');
title('Part-2-1.N-C5-EP ROM about x-axis (5N&5P)')
xlabel('Moment N-m')
ylabel('Degrees')
legend([c,e],'intact','model 4')
hold on

figure(23)
e=plot(t6,u2y5,'c');
title('Part-2-1.N-C5-EP ROM about y-axis (5N&5P)')
xlabel('Moment N-m')
ylabel('Degrees')
legend([c,e],'intact','model 4')
hold on

figure(24)
e=plot(t6,u3y5,'c');
title('Part-2-1.N-C5-EP ROM about z-axis (5N&5P)')
xlabel('Moment N-m')
ylabel('Degrees')
legend([c,e],'intact','model 4')
hold on


figure(25)
e=plot(t21,u1e6,'c');
title('Part-2-1.N-C5-EP ROM about x-axis (6N&6P)')
xlabel('Moment N-m')
ylabel('Degrees')
legend([c,e],'intact','model 4')
hold on

figure(26)
e=plot(t21,u2e6,'c');
title('Part-2-1.N-C5-EP ROM about y-axis (6N&6P)')
xlabel('Moment N-m')
ylabel('Degrees')
legend([c,e],'intact','model 4')
hold on

figure(27)
e=plot(t21,u3e6,'c');
title('Part-2-1.N-C5-EP ROM about y-axis (6N&6P)')
xlabel('Moment N-m')
ylabel('Degrees')
legend([c,e],'intact','model 4')
hold on

figure(28)
e=plot(t7,u1x,'c');
title('Part-2-1.N-C6-EP ROM about x-axis (4N&4P)')
xlabel('Moment N-m')
ylabel('Degrees')
legend([c,e],'intact','model 4')
hold on

figure(29)
e=plot(t7,u2x,'c');
title('Part-2-1.N-C6-EP ROM about y-axis (4N&4P)')
xlabel('Moment N-m')
ylabel('Degrees')
legend([c,e],'intact','model 4')
hold on

figure(30)
e=plot(t7,u3x,'c');
title('Part-2-1.N-C6-EP ROM about z-axis (4N&4P)')
xlabel('Moment N-m')
ylabel('Degrees')
legend([c,e],'intact','model 4')
hold on



figure(31)
e=plot(t8,u1x5,'c');
title('Part-2-1.N-C6-EP ROM about x-axis (5N&5P)')
xlabel('Moment N-m')
ylabel('Degrees')
legend([c,e],'intact','model 4')
hold on

figure(32)
e=plot(t8,u2x5,'c');
title('Part-2-1.N-C6-EP ROM about y-axis (5N&5P)')
xlabel('Moment N-m')
ylabel('Degrees')
legend([c,e],'intact','model 4')
hold on

figure(33)
e=plot(t8,u3x5,'c');
title('Part-2-1.N-C6-EP ROM about z-axis (5N&5P)')
xlabel('Moment N-m')
ylabel('Degrees')
legend([c,e],'intact','model 4')
hold on

figure(34)
e=plot(t22,u1g6,'c');
title('Part-2-1.N-C6-EP ROM about x-axis (6N&6P)')
xlabel('Moment N-m')
ylabel('Degrees')
legend([c,e],'intact','model 4')
hold on

figure(35)
e=plot(t22,u2g6,'c');
title('Part-2-1.N-C6-EP ROM about y-axis (6N&6P)')
xlabel('Moment N-m')
ylabel('Degrees')
legend([c,e],'intact','model 4')
hold on

figure(36)
e=plot(t22,u3g6,'c');
title('Part-2-1.N-C6-EP ROM about z-axis (6N&6P)')
xlabel('Moment N-m')
ylabel('Degrees')
legend([c,e],'intact','model 4')
hold on

figure(37)
e=plot(t9,u1w,'c');
title('Part-2-1.N-C7-EP ROM about x-axis (4N&4P)')
xlabel('Moment N-m')
ylabel('Degrees')
legend([c,e],'intact','model 4')
hold on

figure(38)
e=plot(t9,u2w,'c');
title('Part-2-1.N-C7-EP ROM about y-axis (4N&4P)')
xlabel('Moment N-m')
ylabel('Degrees')
legend([c,e],'intact','model 4')
hold on

figure(39)
e=plot(t9,u3w,'c');
title('Part-2-1.N-C7-EP ROM about z-axis (4N&4P)')
xlabel('Moment N-m')
ylabel('Degrees')
legend([c,e],'intact','model 4')
hold on


figure(40)
e=plot(t10,u1x5,'c');
title('Part-2-1.N-C7-EP ROM about x-axis (5N&5P)')
xlabel('Moment N-m')
ylabel('Degrees')
legend([c,e],'intact','model 4')
hold on

figure(41)
e=plot(t10,u2x5,'c');
title('Part-2-1.N-C7-EP ROM about y-axis (5N&5P)')
xlabel('Moment N-m')
ylabel('Degrees')
legend([c,e],'intact','model 4')
hold on

figure(42)
e=plot(t10,u3x5,'c');
title('Part-2-1.N-C7-EP ROM about z-axis (5N&5P)')
xlabel('Moment N-m')
ylabel('Degrees')
legend([c,e],'intact','model 4')
hold on

figure(43)
e=plot(t23,u1i6,'c');
title('Part-2-1.N-C7-EP ROM about x-axis (6N&6P)')
xlabel('Moment N-m')
ylabel('Degrees')
legend([c,e],'intact','model 4')
hold on

figure(44)
e=plot(t23,u2i6,'c');
title('Part-2-1.N-C7-EP ROM about y-axis (6N&6P)')
xlabel('Moment N-m')
ylabel('Degrees')
legend([c,e],'intact','model 4')
hold on

figure(45)
e=plot(t23,u3i6,'c');
title('Part-2-1.N-C7-EP ROM about z-axis (6N&6P)')
xlabel('Moment N-m')
ylabel('Degrees')
legend([c,e],'intact','model 4')
hold on
